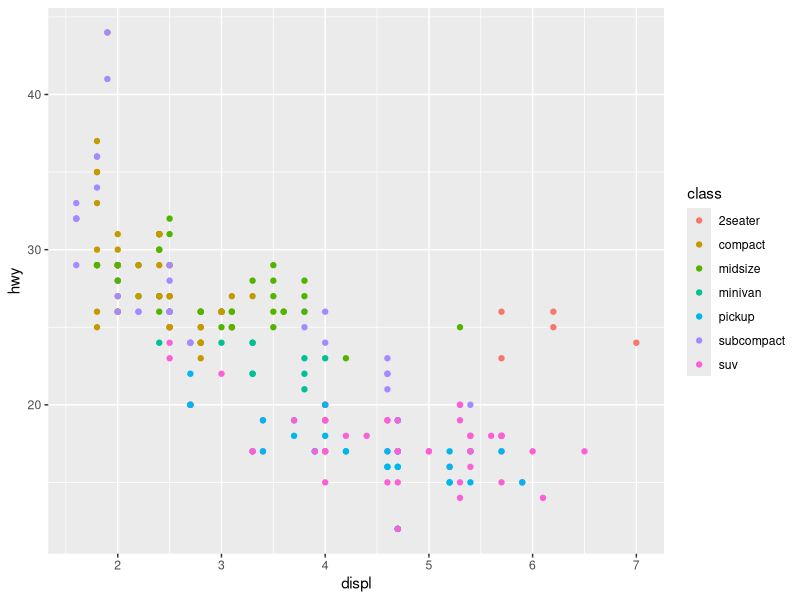
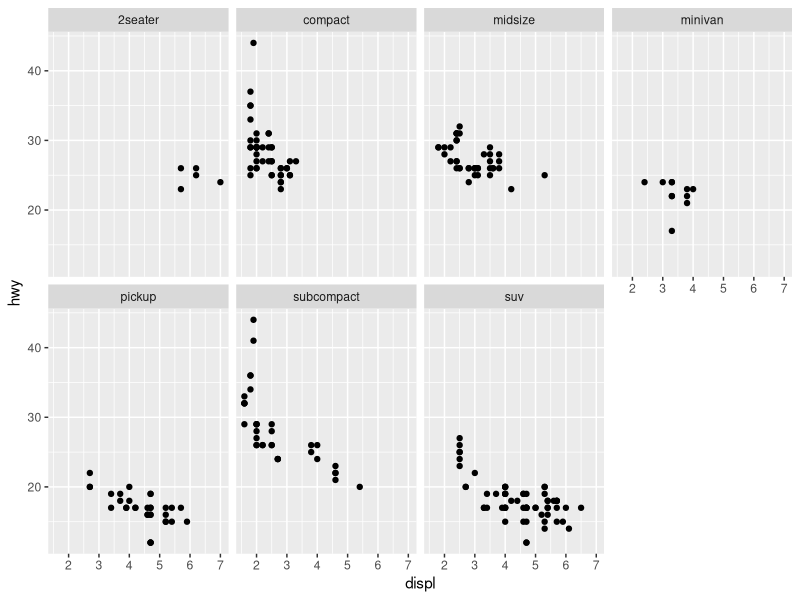
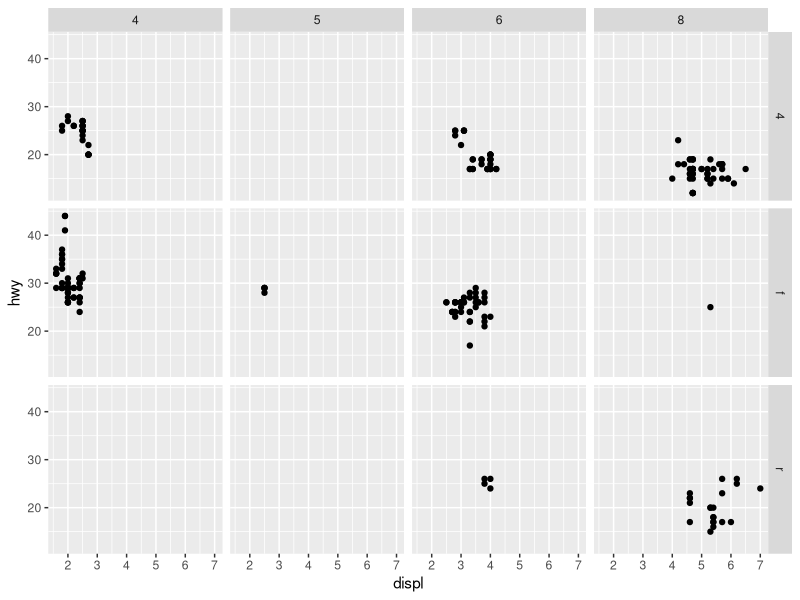
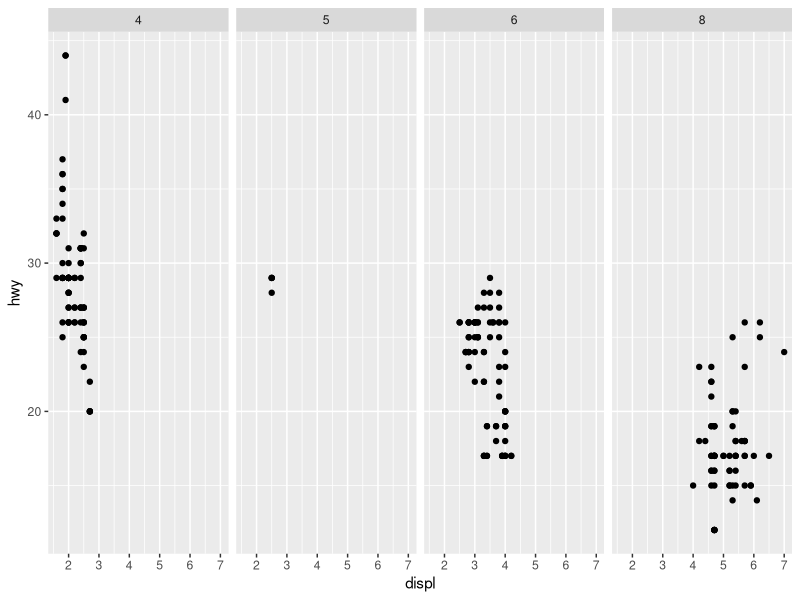
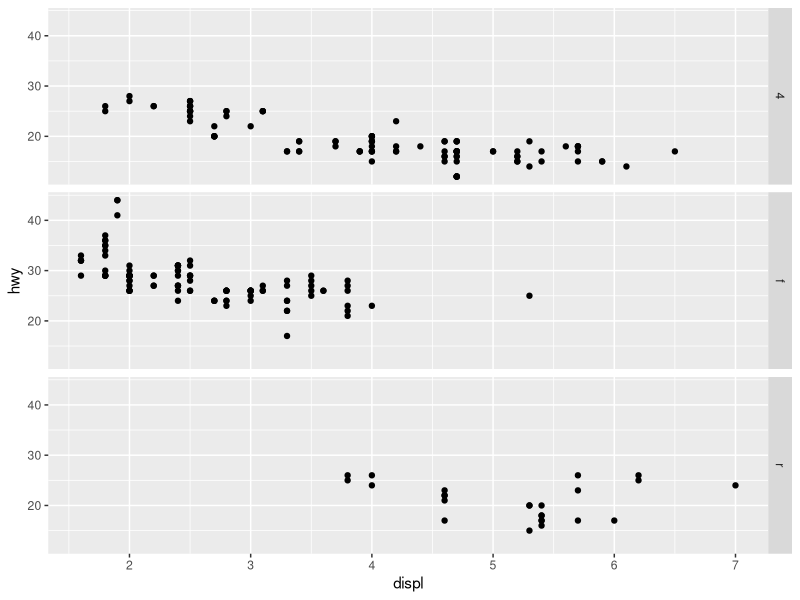

Reproduce these figures in R, in order.
#facet

install.packages("tidyverse")
library(tidyverse)
mpg
ggplot(data = mpg)+
  geom_point(mapping = aes(x= displ, y= hwy, colour = class))

ggplot(data = mpg)+
  geom_point(mapping = aes(x = displ, y =hwy))+
  facet_wrap(~ class, nrow = 2)

ggplot(data = mpg)+
  geom_point(mapping = aes(x = displ, y =hwy))+
  facet_grid(drv ~ cyl)

ggplot(data = mpg)+
  geom_point(mapping = aes(x  = displ, y = hwy))+
  facet_grid(. ~ cyl)

ggplot(data = mpg)+
  geom_point(mapping = aes(x = displ, y = hwy))+
  facet_grid(drv ~ .)
